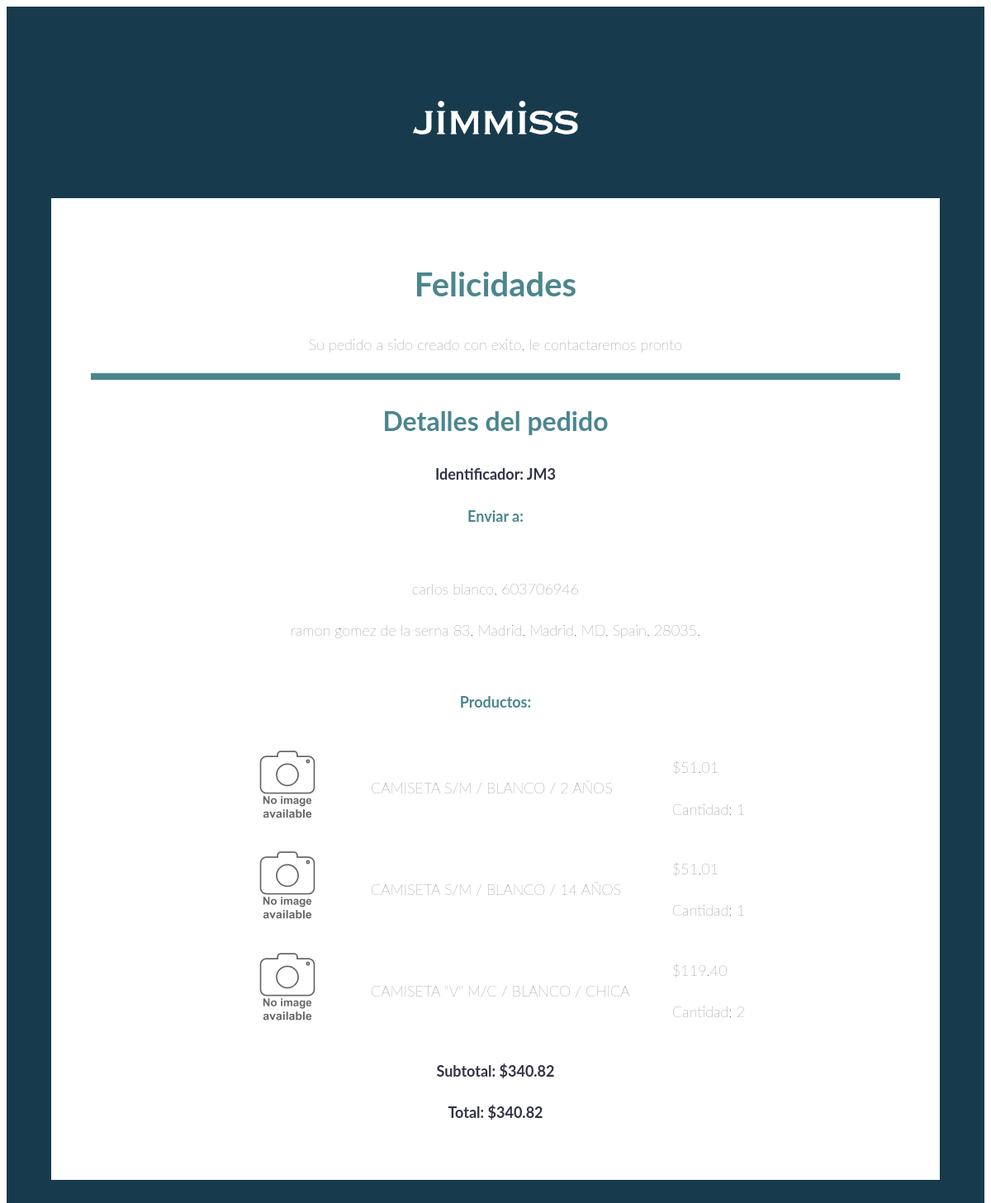
/orders/email-test (signed in), run on an earlier commit of the app's database.
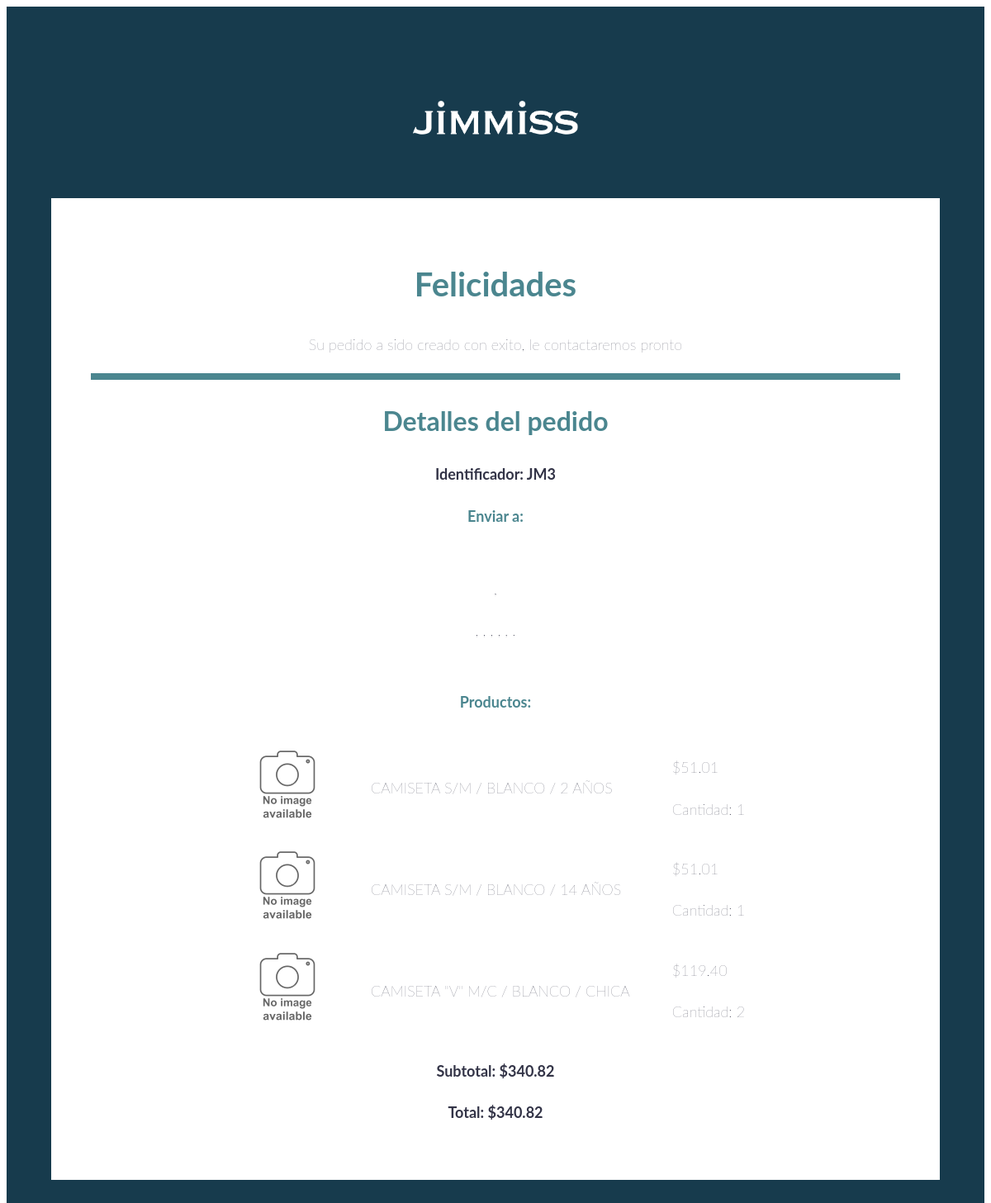
And on a later commit of the database.
### orders/models.py (models this page shows, shortened)
class Order(models.Model):
    order_id = models.CharField(max_length=120, blank=True, null=True)
    user = models.ForeignKey(User, blank=True, null=True, on_delete=models.SET_NULL)
    direccion_entrega = models.ForeignKey(Address, blank=True, null=True, on_delete=models.SET_NULL)
    status = models.CharField(max_length=120, blank=True, default="INICIADA", choices=STATUS_CHOICES)
    total = models.DecimalField(decimal_places=2, max_digits=20, blank=True, null=True)
    cart_entries = models.ManyToManyField(CartEntry, blank=True)
    updated = models.DateTimeField(auto_now=True)
    timestamp = models.DateTimeField(auto_now_add=True)
    class Meta:
        ordering = ['-timestamp']
    def subtotal(self):
        subtotal = 0
        for entry in self.cart_entries.all():
            item_total = entry.sku_product.master.costo * entry.quantity
            subtotal += item_total
        return subtotal
    def total(self):
        return self.subtotal()

### addresses/models.py (models this page shows, shortened)
class Address(models.Model):
    nombre_completo = models.CharField(max_length=120)
    calle_numero = models.CharField(max_length=120)
    codigo_postal = models.CharField(max_length=5)
    estado = models.CharField(max_length=120, null=True, blank=True)
    ciudad = models.CharField(max_length=120)
    colonia = models.CharField(max_length=120, null=True, blank=True)
    telefono = models.CharField(max_length=120, null=True, blank=True)
    pais = models.CharField(max_length=120, default="Mexico")
    user = models.ForeignKey(User, blank=True, null=True, on_delete=models.CASCADE)
    active = models.BooleanField(default=True)

### carts/models.py (models this page shows, shortened)
class CartEntry(models.Model):
    sku_product = models.ForeignKey(SkuProduct, on_delete=models.CASCADE)
    cart = models.ForeignKey(Cart, null=True, on_delete=models.CASCADE)
    quantity = models.PositiveIntegerField()
    total = models.DecimalField(decimal_places=2, max_digits=20, blank=True, null=True)
    active = models.BooleanField(default=True)
    timestamp = models.DateTimeField(auto_now_add=True)
    updated = models.DateTimeField(auto_now=True)
    objects = CartEntryManager()
    class Meta:
        ordering = ['sku_product']

### skus/models.py (models this page shows, shortened)
class SkuProduct(models.Model):
    master = models.ForeignKey(SkuMaster, blank=True, null=True,
                               on_delete=models.SET_NULL,
                               related_name='master_skuproduct_set')
    color = models.ForeignKey(Color, blank=True, null=True,
                              on_delete=models.SET_NULL,
                              related_name='color_skuproduct_set')
    talla = models.ForeignKey(Talla, blank=True, null=True,
                              on_delete=models.SET_NULL,
                              related_name='talla_skuproduct_set')
    sku = models.CharField(max_length=120, unique=True, blank=True, null=True)
    draft = models.BooleanField(default=False)
    updated = models.DateTimeField(auto_now=True)
    timestamp = models.DateTimeField(auto_now_add=True)
    active = models.BooleanField(default=True)
    class Meta:
        ordering = ["master", "color", "talla"]

class SkuMaster(models.Model):
    sku = models.CharField(max_length=120, unique=True)
    descripcion = models.CharField(max_length=120)
    slug = models.SlugField(unique=True, blank=True, max_length=255)
    costo = models.DecimalField(decimal_places=2, max_digits=20, blank=True, null=True)
    precio = models.DecimalField(decimal_places=2, max_digits=20, blank=True, null=True)
    marca = models.ForeignKey(Marca, blank=True, null=True,
                              on_delete=models.SET_NULL,
                              related_name='marca_skuproduct_set')
    division = models.ForeignKey(Division, blank=True, null=True,
                                 on_delete=models.SET_NULL,
                                 related_name='division_skuproduct_set')
    serie = models.ForeignKey(Serie, blank=True, null=True,
                              on_delete=models.SET_NULL,
                              related_name='serie_skuproduct_set')
    composicion = models.ForeignKey(Composicion, blank=True, null=True,
                                    on_delete=models.SET_NULL,
                                    related_name='composicion_skuproduct_set')
    categoria = models.ForeignKey(Categoria, blank=True, null=True,
                                  on_delete=models.SET_NULL,
                                  related_name='categoria_skuproduct_set')
    image = ProcessedImageField(upload_to=upload_location, null=True, blank=True,
                                processors=[ResizeToFill(4000, 4000)],
                                format='JPEG',
                                options={'quality': 98})
    image_small = ImageSpecField(source='image',
                                 processors=[ResizeToFill(1200, 1200)],
                                 format='JPEG',
                                 options={'quality': 90})
    image_2 = ProcessedImageField(upload_to=upload_location, null=True, blank=True,
                                  processors=[ResizeToFill(4000, 4000)],
                                  format='JPEG',
                                  options={'quality': 98})
    image_3 = ProcessedImageField(upload_to=upload_location, null=True, blank=True,
                                  processors=[ResizeToFill(4000, 4000)],
                                  format='JPEG',
                                  options={'quality': 98})
    image_4 = ProcessedImageField(upload_to=upload_location, null=True, blank=True,
                                  processors=[ResizeToFill(4000, 4000)],
                                  format='JPEG',
                                  options={'quality': 98})
    image_5 = ProcessedImageField(upload_to=upload_location, null=True, blank=True,
                                  processors=[ResizeToFill(4000, 4000)],
                                  format='JPEG',
                                  options={'quality': 98})
    image_6 = ProcessedImageField(upload_to=upload_location, null=True, blank=True,
                                  processors=[ResizeToFill(4000, 4000)],
                                  format='JPEG',
                                  options={'quality': 98})
    image_alt_text = models.CharField(max_length=120, blank=True)
    meta_description = models.CharField(max_length=120, blank=True)
    primary_keyword = models.CharField(max_length=120, blank=True)
    secondary_keyword_1 = models.CharField(max_length=120, blank=True)
    seo_title = models.CharField(max_length=100, blank=True)
    class Meta:
        ordering = ["sku"]

### colores/models.py (models this page shows)
class Color(models.Model):
    title = models.CharField(max_length=120)
    sku_sufix = models.CharField(max_length=120)
    updated = models.DateTimeField(auto_now=True)
    timestamp = models.DateTimeField(auto_now_add=True)
    hex = models.CharField(max_length=7)
    def __str__(self):
        return self.title

### tallas/models.py (models this page shows)
class Talla(models.Model):
    title = models.CharField(max_length=120)
    sku_sufix = models.CharField(max_length=120)
    short = models.CharField(max_length=120, blank=True, null=True)
    order = models.IntegerField(blank=True, null=True)
    updated = models.DateTimeField(auto_now=True)
    timestamp = models.DateTimeField(auto_now_add=True)
    def __str__(self):
        return self.title
    class Meta:
        ordering = ["order"]

### orders/views.py (the view)
# urls.py: path('email-test', views.email_test),
@staff_member_required
def email_test(request):
    order_id = "JM3"
    print(nueva_orden_mail_client(order_id))
    qs = Order.objects.filter(order_id=order_id)
    context = {"order": qs.first()}
    return render(request, "mails/orders/asd-inline.html", context)

### templates/mails/orders/nueva_cliente.html (shortened to what this page needs)
{% load static %}

### templates/mails/orders/asd-inline.html (shortened to what this page needs)
{% load static %}
<!DOCTYPE html>
<html lang="en" data-lt-installed="true">
<head>
</head>
<body>
<div style="background-color: #173B4D;padding:3rem;">
    <div class="container mx-auto"
         style="font-family: 'Lato', Helvetica, sans-serif;color: #333447;line-height: 1.5;width: 90%;margin-left: auto;margin-right: auto;padding: 3rem!important;">
        <p class="center"
           style="font-family: 'Lato', Helvetica, sans-serif;color: #333447;line-height: 1.8;font-size: 1.125rem;font-weight: 200;text-align: center;margin-left: auto;margin-right: auto;">
            <img src="{{ STATIC_URL }}{% static 'images/jimmiss-logo.png' %}" width="200px" class="mx-auto"
                 style="font-family: 'Lato', Helvetica, sans-serif;color: #333447;line-height: 1.5;margin-right: auto;margin-left: auto;">
        </p>
    </div>
    <div class="container mx-auto p-5 bg-white mb-5"
         style="font-family: 'Lato', Helvetica, sans-serif;color: #333447;line-height: 1.5;width: 90%;margin-left: auto;margin-right: auto;margin-bottom: 3rem!important;padding: 3rem!important;background-color: white!important;">
        <div class="row"
             style="font-family: 'Lato', Helvetica, sans-serif;color: #333447;line-height: 1.5;position: relative;width: 100%;">
            <h1 class="text-lblue center "
                style="font-family: 'Lato', Helvetica, sans-serif;color: #4B868F;line-height: 1.5;font-size: 2.5rem;text-align: center;margin-left: auto;margin-right: auto;">
                Felicidades</h1>
            <p class="center font-150"
               style="font-family: 'Lato', Helvetica, sans-serif;color: #333447;line-height: 1.8;font-size: 1.125rem;font-weight: 200;text-align: center;margin-left: auto;margin-right: auto;">
                Su pedido a sido creado con exito, le contactaremos pronto</p>
            <div class="span bg-lblue py-1"
                 style="font-family: 'Lato', Helvetica, sans-serif;color: #333447;line-height: 1.5;padding-top: .25rem!important;padding-bottom: .25rem!important;background-color: #4B868F!important;"></div>
        </div>
        <div class="row"
             style="font-family: 'Lato', Helvetica, sans-serif;color: #333447;line-height: 1.5;position: relative;width: 100%;">
            <h2 class="text-lblue center"
                style="font-family: 'Lato', Helvetica, sans-serif;color: #4B868F;line-height: 1.5;font-size: 2rem;text-align: center;margin-left: auto;margin-right: auto;">
                Detalles del pedido</h2>
            <h4 class="center"
                style="font-family: 'Lato', Helvetica, sans-serif;color: #333447;line-height: 1.5;font-size: 1.125rem;text-align: center;margin-left: auto;margin-right: auto;">
                Identificador: {{ order.order_id }}</h4>
            <h4 class="text-lblue"
                style="font-family: 'Lato', Helvetica, sans-serif;color: #4B868F;line-height: 1.5;font-size: 1.125rem;text-align: center;margin-left: auto;margin-right: auto;">
                Enviar a:</h4>
            <div class="card cart-card p-3"
                 style="font-family: 'Lato', Helvetica, sans-serif;color: #333447;line-height: 1.5;padding: 1rem!important;">
                <p class="m-0 p-0"
                   style="font-family: 'Lato', Helvetica, sans-serif;color: #333447;line-height: 1.8;font-size: 1.125rem;font-weight: 200;text-align: center;margin-left: auto;margin-right: auto;">
                    {{ order.direccion_entrega.nombre_completo }}, {{ order.direccion_entrega.telefono }}</p>
                <p class="m-0 p-0"
                   style="font-family: 'Lato', Helvetica, sans-serif;color: #333447;line-height: 1.8;font-size: 1.125rem;font-weight: 200;text-align: center;margin-left: auto;margin-right: auto;">
                    {{ order.direccion_entrega.calle_numero }},
                    {{ order.direccion_entrega.estado }},
                    {{ order.direccion_entrega.ciudad }},
                    {{ order.direccion_entrega.colonia }},
                    {{ order.direccion_entrega.pais }},
                    {{ order.direccion_entrega.codigo_postal }}.
                </p>
            </div>
            <h4 class="text-lblue"
                style="font-family: 'Lato', Helvetica, sans-serif;color: #4B868F;line-height: 1.5;font-size: 1.125rem;text-align: center;margin-left: auto;margin-right: auto;">
                Productos:</h4>
            <table class="mx-auto"
                   style="font-family: 'Lato', Helvetica, sans-serif;color: #333447;line-height: 1.5;margin-right: auto;margin-left: auto;">
                <tbody style="font-family: 'Lato', Helvetica, sans-serif;color: #333447;line-height: 1.5;">
                <tr style="font-family: 'Lato', Helvetica, sans-serif;color: #333447;line-height: 1.5;">
                    <th style="font-family: 'Lato', Helvetica, sans-serif;color: #333447;line-height: 1.5;">
                    </th>
                </tr>
                {% for obj in order.cart_entries.all %}
                <tr style="font-family: 'Lato', Helvetica, sans-serif;color: #333447;line-height: 1.5;">
                    <td style="font-family: 'Lato', Helvetica, sans-serif;color: #333447;line-height: 1.5;">
                        {% if obj.image %}
                        <img src="{{ STATIC_URL }}{{ obj.image.url }}" width="100px" height="auto"/>
                        {% else %}
                        <img src="{{ STATIC_URL }}{% static 'images/placeholder.jpg' %}" width="100px"/>
                        {% endif %}
                    </td>
                    <td class="px-5"
                        style="font-family: 'Lato', Helvetica, sans-serif;color: #333447;line-height: 1.5;padding-right: 3rem!important;padding-left: 3rem!important;">
                        <p style="font-family: 'Lato', Helvetica, sans-serif;color: #333447;line-height: 1.8;font-size: 1.125rem;font-weight: 200;">
                            {{ obj.sku_product.master.descripcion }} /
                            {{ obj.sku_product.color }} /
                            {{ obj.sku_product.talla }}
                        </p>
                    </td>
                    <td style="font-family: 'Lato', Helvetica, sans-serif;color: #333447;line-height: 1.5;">
                        <p class=""
                           style="font-family: 'Lato', Helvetica, sans-serif;color: #333447;line-height: 1.8;font-size: 1.125rem;font-weight: 200;">
                            ${{ obj.sku_product.master.costo }}
                        </p>
                        <p class=""
                           style="font-family: 'Lato', Helvetica, sans-serif;color: #333447;line-height: 1.8;font-size: 1.125rem;font-weight: 200;">
                            Cantidad: {{ obj.quantity }}</p>
                    </td>
                </tr>
                {% endfor %}
                </tbody>
            </table>
            <div class="px-5"
                 style="font-family: 'Lato', Helvetica, sans-serif;color: #333447;line-height: 1.5;padding-right: 3rem!important;padding-left: 3rem!important;">
                <div class="row"
                     style="font-family: 'Lato', Helvetica, sans-serif;color: #333447;line-height: 1.5;position: relative;width: 100%;">
                    <p class="center b"
                       style="font-family: 'Lato', Helvetica, sans-serif;color: #333447;line-height: 1.8;font-size: 1.125rem;font-weight: bold;text-align: center;margin-left: auto;margin-right: auto;">
                        Subtotal: ${{ order.subtotal }}</p>
                </div>
                <div class="row"
                     style="font-family: 'Lato', Helvetica, sans-serif;color: #333447;line-height: 1.5;position: relative;width: 100%;">
                    <p class="center b"
                       style="font-family: 'Lato', Helvetica, sans-serif;color: #333447;line-height: 1.8;font-size: 1.125rem;font-weight: bold;text-align: center;margin-left: auto;margin-right: auto;">
                        Total: ${{ order.total }}</p>
                </div>
            </div>
        </div>
    </div>
</div>
</body>
</html>

What changed in the data, as far as the page shows it:
changed Order "JM3": direccion_entrega.nombre_completo "carlos blanco" → (not shown); direccion_entrega.telefono "603706946" → (not shown); direccion_entrega.calle_numero "ramon gomez de la serna 83" → (not shown); direccion_entrega.estado "Madrid" → (not shown); direccion_entrega.ciudad "Madrid" → (not shown); direccion_entrega.colonia "MD" → (not shown); direccion_entrega.pais "Spain" → (not shown); direccion_entrega.codigo_postal "28035" → (not shown)
